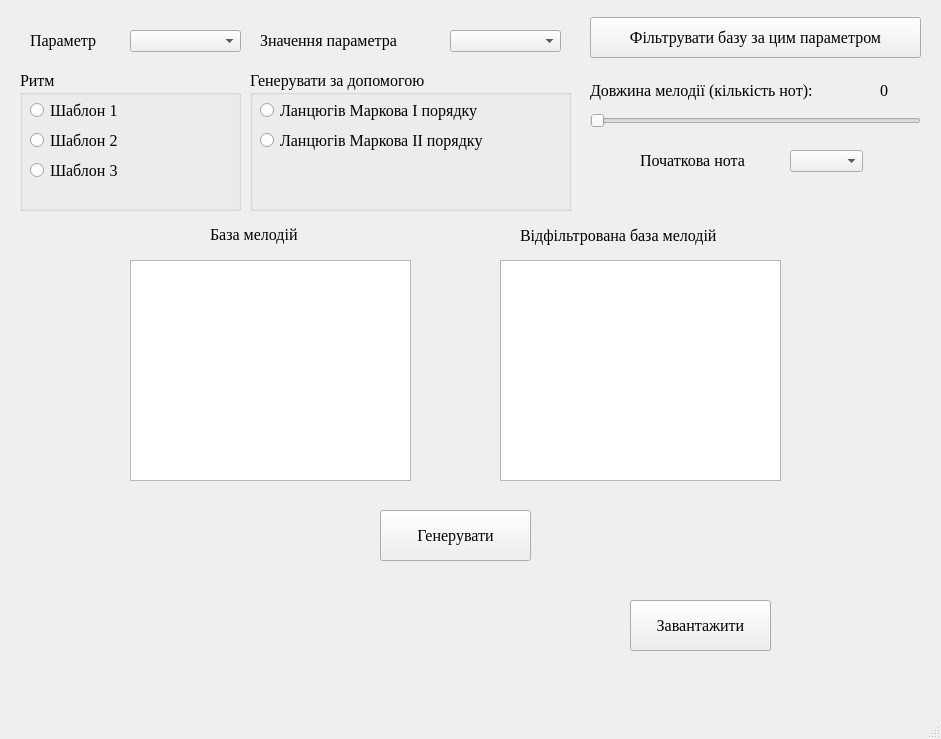
<?xml version="1.0" encoding="UTF-8"?>
<ui version="4.0">
 <class>MainWindow</class>
 <widget class="QMainWindow" name="MainWindow">
  <property name="geometry">
   <rect>
    <x>0</x>
    <y>0</y>
    <width>941</width>
    <height>739</height>
   </rect>
  </property>
  <property name="font">
   <font>
    <family>Times New Roman</family>
    <pointsize>10</pointsize>
    <weight>50</weight>
    <bold>false</bold>
   </font>
  </property>
  <property name="mouseTracking">
   <bool>false</bool>
  </property>
  <property name="tabletTracking">
   <bool>false</bool>
  </property>
  <property name="contextMenuPolicy">
   <enum>Qt::DefaultContextMenu</enum>
  </property>
  <property name="windowTitle">
   <string>Music Generator</string>
  </property>
  <property name="windowIcon">
   <iconset>
    <normaloff>../../OneDrive/Pulpit/istockphoto-1394280873-612x612.jpg</normaloff>
    <normalon>../../OneDrive/Pulpit/istockphoto-1394280873-612x612.jpg</normalon>
    <disabledoff>../../OneDrive/Pulpit/istockphoto-1394280873-612x612.jpg</disabledoff>
    <disabledon>../../OneDrive/Pulpit/istockphoto-1394280873-612x612.jpg</disabledon>
    <activeoff>../../OneDrive/Pulpit/istockphoto-1394280873-612x612.jpg</activeoff>
    <activeon>../../OneDrive/Pulpit/istockphoto-1394280873-612x612.jpg</activeon>
    <selectedoff>../../OneDrive/Pulpit/istockphoto-1394280873-612x612.jpg</selectedoff>
    <selectedon>../../OneDrive/Pulpit/istockphoto-1394280873-612x612.jpg</selectedon>../../OneDrive/Pulpit/istockphoto-1394280873-612x612.jpg</iconset>
  </property>
  <widget class="QWidget" name="centralwidget">
   <widget class="QLabel" name="label">
    <property name="geometry">
     <rect>
      <x>30</x>
      <y>10</y>
      <width>91</width>
      <height>61</height>
     </rect>
    </property>
    <property name="font">
     <font>
      <family>Times New Roman</family>
      <pointsize>12</pointsize>
      <weight>50</weight>
      <bold>false</bold>
     </font>
    </property>
    <property name="text">
     <string>Параметр</string>
    </property>
   </widget>
   <widget class="QComboBox" name="comboBox">
    <property name="geometry">
     <rect>
      <x>130</x>
      <y>30</y>
      <width>111</width>
      <height>22</height>
     </rect>
    </property>
   </widget>
   <widget class="QLabel" name="label_2">
    <property name="geometry">
     <rect>
      <x>260</x>
      <y>10</y>
      <width>181</width>
      <height>61</height>
     </rect>
    </property>
    <property name="font">
     <font>
      <pointsize>12</pointsize>
     </font>
    </property>
    <property name="toolTipDuration">
     <number>-6</number>
    </property>
    <property name="text">
     <string>Значення параметра</string>
    </property>
   </widget>
   <widget class="QComboBox" name="comboBox_2">
    <property name="geometry">
     <rect>
      <x>450</x>
      <y>30</y>
      <width>111</width>
      <height>22</height>
     </rect>
    </property>
   </widget>
   <widget class="QPushButton" name="pushButton">
    <property name="geometry">
     <rect>
      <x>590</x>
      <y>17</y>
      <width>331</width>
      <height>41</height>
     </rect>
    </property>
    <property name="font">
     <font>
      <pointsize>12</pointsize>
     </font>
    </property>
    <property name="text">
     <string>Фільтрувати базу за цим параметром</string>
    </property>
   </widget>
   <widget class="QGroupBox" name="groupBox">
    <property name="geometry">
     <rect>
      <x>20</x>
      <y>70</y>
      <width>221</width>
      <height>141</height>
     </rect>
    </property>
    <property name="font">
     <font>
      <family>Times New Roman</family>
      <pointsize>12</pointsize>
      <weight>50</weight>
      <bold>false</bold>
     </font>
    </property>
    <property name="title">
     <string>Ритм</string>
    </property>
    <widget class="QRadioButton" name="radioButton">
     <property name="geometry">
      <rect>
       <x>10</x>
       <y>30</y>
       <width>131</width>
       <height>20</height>
      </rect>
     </property>
     <property name="text">
      <string>Шаблон 1</string>
     </property>
    </widget>
    <widget class="QRadioButton" name="radioButton_2">
     <property name="geometry">
      <rect>
       <x>10</x>
       <y>60</y>
       <width>131</width>
       <height>20</height>
      </rect>
     </property>
     <property name="text">
      <string>Шаблон 2</string>
     </property>
    </widget>
    <widget class="QRadioButton" name="radioButton_3">
     <property name="geometry">
      <rect>
       <x>10</x>
       <y>90</y>
       <width>131</width>
       <height>20</height>
      </rect>
     </property>
     <property name="text">
      <string>Шаблон 3</string>
     </property>
    </widget>
   </widget>
   <widget class="QGroupBox" name="groupBox_2">
    <property name="geometry">
     <rect>
      <x>250</x>
      <y>70</y>
      <width>321</width>
      <height>141</height>
     </rect>
    </property>
    <property name="font">
     <font>
      <family>Times New Roman</family>
      <pointsize>12</pointsize>
      <weight>50</weight>
      <bold>false</bold>
     </font>
    </property>
    <property name="title">
     <string>Генерувати за допомогою</string>
    </property>
    <widget class="QRadioButton" name="radioButton_4">
     <property name="geometry">
      <rect>
       <x>10</x>
       <y>30</y>
       <width>341</width>
       <height>20</height>
      </rect>
     </property>
     <property name="text">
      <string>Ланцюгів Маркова I порядку</string>
     </property>
    </widget>
    <widget class="QRadioButton" name="radioButton_5">
     <property name="geometry">
      <rect>
       <x>10</x>
       <y>60</y>
       <width>341</width>
       <height>20</height>
      </rect>
     </property>
     <property name="text">
      <string>Ланцюгів Маркова II порядку</string>
     </property>
    </widget>
   </widget>
   <widget class="QSlider" name="horizontalSlider">
    <property name="geometry">
     <rect>
      <x>590</x>
      <y>110</y>
      <width>331</width>
      <height>22</height>
     </rect>
    </property>
    <property name="orientation">
     <enum>Qt::Horizontal</enum>
    </property>
   </widget>
   <widget class="QLabel" name="label_3">
    <property name="geometry">
     <rect>
      <x>590</x>
      <y>80</y>
      <width>291</width>
      <height>20</height>
     </rect>
    </property>
    <property name="font">
     <font>
      <pointsize>12</pointsize>
     </font>
    </property>
    <property name="text">
     <string>Довжина мелодії (кількість нот):</string>
    </property>
   </widget>
   <widget class="QTableView" name="tableView">
    <property name="geometry">
     <rect>
      <x>130</x>
      <y>260</y>
      <width>281</width>
      <height>221</height>
     </rect>
    </property>
    <property name="font">
     <font>
      <family>Times New Roman</family>
      <pointsize>12</pointsize>
     </font>
    </property>
   </widget>
   <widget class="QLabel" name="label_4">
    <property name="geometry">
     <rect>
      <x>210</x>
      <y>219</y>
      <width>121</width>
      <height>31</height>
     </rect>
    </property>
    <property name="font">
     <font>
      <pointsize>12</pointsize>
     </font>
    </property>
    <property name="text">
     <string>База мелодій</string>
    </property>
   </widget>
   <widget class="QLabel" name="label_5">
    <property name="geometry">
     <rect>
      <x>520</x>
      <y>220</y>
      <width>251</width>
      <height>31</height>
     </rect>
    </property>
    <property name="font">
     <font>
      <pointsize>12</pointsize>
     </font>
    </property>
    <property name="text">
     <string>Відфільтрована база мелодій</string>
    </property>
   </widget>
   <widget class="QTableView" name="tableView_2">
    <property name="geometry">
     <rect>
      <x>500</x>
      <y>260</y>
      <width>281</width>
      <height>221</height>
     </rect>
    </property>
    <property name="font">
     <font>
      <family>Times New Roman</family>
      <pointsize>12</pointsize>
     </font>
    </property>
   </widget>
   <widget class="QPushButton" name="pushButton_2">
    <property name="geometry">
     <rect>
      <x>380</x>
      <y>510</y>
      <width>151</width>
      <height>51</height>
     </rect>
    </property>
    <property name="font">
     <font>
      <family>Times New Roman</family>
      <pointsize>12</pointsize>
      <weight>50</weight>
      <bold>false</bold>
     </font>
    </property>
    <property name="text">
     <string>Генерувати</string>
    </property>
   </widget>
   <widget class="QPushButton" name="pushButton_3">
    <property name="geometry">
     <rect>
      <x>630</x>
      <y>600</y>
      <width>141</width>
      <height>51</height>
     </rect>
    </property>
    <property name="font">
     <font>
      <family>Times New Roman</family>
      <pointsize>12</pointsize>
      <weight>50</weight>
      <bold>false</bold>
     </font>
    </property>
    <property name="text">
     <string>Завантажити</string>
    </property>
   </widget>
   <widget class="QComboBox" name="comboBox_3">
    <property name="geometry">
     <rect>
      <x>790</x>
      <y>150</y>
      <width>73</width>
      <height>22</height>
     </rect>
    </property>
   </widget>
   <widget class="QLabel" name="label_6">
    <property name="geometry">
     <rect>
      <x>640</x>
      <y>140</y>
      <width>141</width>
      <height>41</height>
     </rect>
    </property>
    <property name="font">
     <font>
      <pointsize>12</pointsize>
     </font>
    </property>
    <property name="text">
     <string>Початкова нота</string>
    </property>
   </widget>
   <widget class="QLabel" name="label_7">
    <property name="geometry">
     <rect>
      <x>880</x>
      <y>80</y>
      <width>55</width>
      <height>21</height>
     </rect>
    </property>
    <property name="font">
     <font>
      <pointsize>12</pointsize>
     </font>
    </property>
    <property name="text">
     <string>0</string>
    </property>
   </widget>
  </widget>
  <widget class="QMenuBar" name="menubar">
   <property name="geometry">
    <rect>
     <x>0</x>
     <y>0</y>
     <width>941</width>
     <height>25</height>
    </rect>
   </property>
  </widget>
  <widget class="QStatusBar" name="statusbar"/>
 </widget>
 <resources/>
 <connections/>
</ui>
